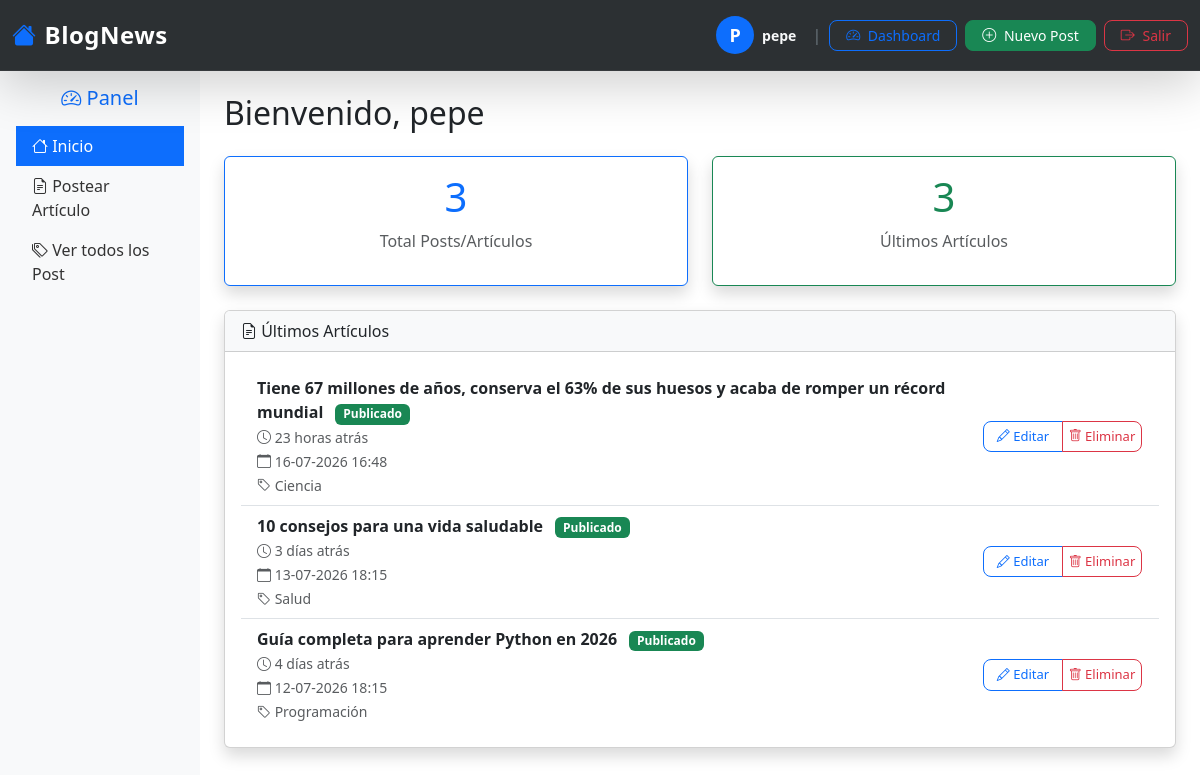
The app's page /dashboard/ (signed in) with its own data.
### users/models.py (models this page shows, shortened)
class User(AbstractUser):
    email = models.EmailField(unique=True)
    USERNAME_FIELD = 'email'
    REQUIRED_FIELDS = ['username']
    bio = models.TextField('Biografía', blank=True, null=True)
    avatar = models.ImageField('Avatar', upload_to='avatars/', blank=True, null=True)
    is_verified = models.BooleanField('Verificado', default=False)

### post/models.py (models this page shows)
class Articulos(models.Model):
    titular = models.CharField(max_length=200)
    articulo = models.TextField()
    autor_articulo = models.CharField(max_length=100)
    fecha_at = models.DateTimeField(auto_now_add=True)
    fecha_up = models.DateTimeField(auto_now_add=True)
    status = models.BooleanField(default=True)
    categoria = models.CharField(
        max_length=100,
        blank=True,
        null=True
    )
    imagen_articulo = models.ImageField('imagenarticulos', upload_to='imagenarticulos/', blank=True, null=True)

### dashboard/views.py (the view)
# urls.py: path('dashboard/', DashBoard.as_view(), name='dashboard'),
class DashBoard(View):
    def get(self, request):
        totalArticulos = CountArticulosUser()
        response = totalArticulos.get(request)
        conteo = response.data if response.status_code == 200 else {'totalPost': 0}
        ultimosPost = PostTiempoPublicado()
        misPost = ultimosPost.get_ultimos_articulos(request.user.username)
        datosUltimosPost = []
        for articulo in misPost:  # articuloES UN DICCIONARIO
            elId = articulo['id']
            responsedatos = ultimosPost.get(request, pk=elId)
            if responsedatos.status_code == 200:
                fecha_publicacion = responsedatos.data['fecha_publicacion']
                tiempo_publicado = responsedatos.data['tiempo_publicado']
                datosUltimosPost.append({
                    'id': elId,
                    'titular': articulo['titular'],
                    'categoria': articulo['categoria'],
                    'fecha_publicacion': fecha_publicacion,
                    'tiempo_publicado': tiempo_publicado
                })
        datos = {
            'conteo': conteo,
            'datosUltimosPost': datosUltimosPost
        }
        print('datos',datos)
        return render(request, 'dashboard/dashboard.html', datos)

### tools/views.py (called while the page is built)
    def get(self, request):
        usuario = request.user
        with connection.cursor() as cursor:
            sqlcount = """
                  SELECT COUNT(*) FROM post_articulos WHERE autor_articulo = %s
              """
            cursor.execute(sqlcount, [usuario.username])
            totalPost = cursor.fetchone()[0]
        return Response({
                     'totalPost': totalPost
                    })

    def get_ultimos_articulos(self, autor):
        sql = """
            SELECT id, titular, categoria, fecha_at
                    FROM   post_articulos
                    WHERE autor_articulo = %s
                    AND status = 1
                    ORDER BY fecha_at DESC
                    LIMIT 4
        """
        with connection.cursor() as cursor:
            cursor.execute(sql, [autor])
            resultados = cursor.fetchall()
            articulos = []
            for fila in resultados:
                articulo = {
                    'id': fila[0],
                    'titular': fila[1],
                    'categoria': fila[2],
                    'fecha_at': fila[3]
                }
                articulos.append(articulo)
            return articulos

### templates/dashboard/dashboard.html (shortened to what this page needs)
<!DOCTYPE html>
{% load static %}
<html lang="es">
<head>
    <link rel="stylesheet" href="{% static 'bootstrap/css/bootstrap.min.css' %}">
    <link rel="stylesheet" href="{% static 'bootstrap-icons/font/bootstrap-icons.css' %}">
</head>
<body>
    {% include "includes/navbar.html" %}
    <div class="container-fluid">
        <div class="row">
            <div class="col-md-2 sidebar p-3">
                <h5 class="text-center text-primary mb-3">
                    <i class="bi bi-speedometer2"></i> Panel
                </h5>
                <ul class="nav flex-column">
                    <li class="nav-item">
                        <a class="nav-link active" href="#">
                            <i class="bi bi-house"></i> Inicio
                        </a>
                    </li>
                    <li class="nav-item">
                        <a class="nav-link" href="/postearArticulos">
                            <i class="bi bi-file-earmark-text"></i> Postear Artículo
                        </a>
                    </li>
                    <li class="nav-item">
                        <a class="nav-link" href="/list-articulos">
                            <i class="bi bi-tags"></i> Ver todos los Post
                        </a>
                    </li>
                </ul>
            </div>
            <div class="col-md-10 p-4">
                <h2 class="mb-4">Bienvenido, {{ user.username }}</h2>
                <div class="row g-4 mb-4">
                    <div class="col-md-6">
                        <div class="card stat-card shadow border-primary">
                            <div class="card-body text-center">
                                <h1 class="text-primary">{{ conteo.totalPost|default:0 }}</h1>
                                <p class="text-muted">Total Posts/Artículos</p>
                            </div>
                        </div>
                    </div>
                    <div class="col-md-6">
                        <div class="card stat-card shadow border-success">
                            <div class="card-body text-center">
                                <h1 class="text-success">{{ datosUltimosPost|length|default:0 }}</h1>
                                <p class="text-muted">Últimos Artículos</p>
                            </div>
                        </div>
                    </div>
                </div>
                <div class="row g-4">
                    <div class="col-md-12">
                        <div class="card shadow">
                            <div class="card-header bg-light">
                                <i class="bi bi-file-earmark-text"></i> Últimos Artículos
                            </div>
                            <div class="card-body">
                                {% if datosUltimosPost %}
                                    <ul class="list-group list-group-flush">
                                        {% for articulo in datosUltimosPost %}
                                            <li class="list-group-item d-flex justify-content-between align-items-center">
                                                <div>
                                                    <strong>{{ articulo.titular }}</strong>
                                                    <span class="badge bg-success ms-2">Publicado</span>
                                                    <br>
                                                    <small class="text-muted">
                                                        <i class="bi bi-clock"></i> {{ articulo.tiempo_publicado }}
                                                    </small>
                                                    <br>
                                                    <small class="text-muted">
                                                        <i class="bi bi-calendar"></i> {{ articulo.fecha_publicacion }}
                                                    </small>
                                                    <br>
                                                    <small class="text-muted">
                                                        <i class="bi bi-tag"></i> {{ articulo.categoria }}
                                                    </small>
                                                </div>
                                                <div class="btn-group btn-group-actions" role="group">
                                                    <a href="/articulo/update/{{ articulo.id }}/" class="btn btn-sm btn-outline-primary">
                                                        <i class="bi bi-pencil"></i> Editar
                                                    </a>
                                                    <button class="btn btn-sm btn-outline-danger" onclick="confirmarEliminacion({{ articulo.id }})">
                                                        <i class="bi bi-trash"></i> Eliminar
                                                    </button>
                                                </div>
                                            </li>
                                        {% endfor %}
                                    </ul>
                                {% endif %}
                            </div>
                        </div>
                    </div>
                </div>
            </div>
        </div>
    </div>
</body>
</html>

### templates/includes/navbar.html (shortened to what this page needs)
<nav class="navbar navbar-expand-lg navbar-dark bg-dark fixed-top shadow-lg">
    <div class="container-fluid">
        <a class="navbar-brand fw-bold fs-4" href="/">
            <i class="bi bi-house-fill me-2 text-primary"></i>BlogNews
        </a>
        <div class="collapse navbar-collapse" id="navbarNav">
            <ul class="navbar-nav ms-auto align-items-center">
                {% if user.is_authenticated %}
                    <li class="nav-item me-2">
                        <div class="d-flex align-items-center">
                            <div class="bg-primary rounded-circle d-flex align-items-center justify-content-center"
                                 style="width: 38px; height: 38px; font-size: 18px; color: white; font-weight: bold;">
                                {{ user.username|first|upper }}
                            </div>
                            <span class="navbar-text text-light ms-2 fw-semibold">
                                {{ user.username }}
                            </span>
                        </div>
                    </li>
                    <li class="nav-item mx-2 d-none d-lg-block">
                        <span class="text-secondary">|</span>
                    </li>
                    <li class="nav-item me-2">
                        <a href="/dashboard/" class="btn btn-outline-primary btn-sm px-3">
                            <i class="bi bi-speedometer2 me-1"></i> Dashboard
                        </a>
                    </li>
                    <li class="nav-item me-2">
                        <a href="/postearArticulos" class="btn btn-success btn-sm px-3">
                            <i class="bi bi-plus-circle me-1"></i> Nuevo Post
                        </a>
                    </li>
                    <li class="nav-item">
                        <a href="/logout/" class="btn btn-outline-danger btn-sm px-3">
                            <i class="bi bi-box-arrow-right me-1"></i> Salir
                        </a>
                    </li>
                {% endif %}
            </ul>
        </div>
    </div>
</nav>

### templates/dashboard/dashboard.html (style rules this page uses)
body { padding-top: 70px; }
.stat-card { transition: transform 0.3s; cursor: default; }
.sidebar { background: #f8f9fa; min-height: calc(100vh - 70px); }
.sidebar .nav-link { color: #333; }
.sidebar .nav-link.active { background: #0d6efd; color: white; }
.btn-group-actions { width: 160px; flex-shrink: 0; }
.btn-group-actions .btn { width: 80px; flex: 0 0 80px; text-align: center; font-size: 13px; padding: 5px 0; }

### templates/includes/navbar.html (style rules this page uses)
.navbar { padding: 12px 0; backdrop-filter: blur(10px); background-color: rgba(33, 37, 41, 0.95) !important; border-bottom: 1px solid rgba(255, 255, 255, 0.05); }
.navbar-brand { letter-spacing: 0.5px; }
.navbar-text { font-size: 14px; }
.btn-sm { border-radius: 8px; font-weight: 500; transition: all 0.3s ease; }
.bg-primary.rounded-circle { transition: transform 0.3s ease; }

### records on screen
User: username|first "P", username "pepe"
Articulos: titular "Tiene 67 millones de años, conserva el 63% de sus huesos y acaba de romper un récord mundial", tiempo_publicado "23 horas atrás", fecha_publicacion "16-07-2026 16:48", categoria "Ciencia"
Articulos: titular "10 consejos para una vida saludable", tiempo_publicado "3 días atrás", fecha_publicacion "13-07-2026 18:15", categoria "Salud"
Articulos: titular "Guía completa para aprender Python en 2026", tiempo_publicado "4 días atrás", fecha_publicacion "12-07-2026 18:15", categoria "Programación"

### other values on screen
{{ conteo.totalPost|default:0 }} "3"
{{ datosUltimosPost|length|default:0 }} "3"
